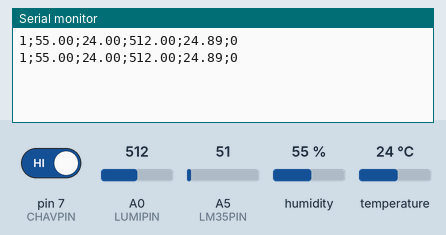
Simulated run of this sketch. Board: Arduino Uno, built with avr-gcc and run on an emulated ATmega328P. On the bench: the last lines printed to the serial monitor. The inputs (shaded band) are chosen by the test bench; at power-on: humidity 55 %, A5 (LM35PIN) = 51, A0 (LUMIPIN) = 512, pin 7 (CHAVPIN) HIGH, temperature 24 °C.

Above: at 1.8 s.
1.9 s: humidity set to 22 %
At 2.9 s:
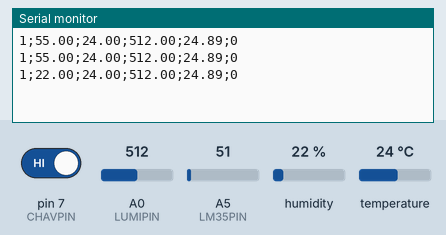
3.4 s: A5 (LM35PIN) set to 61
At 4.7 s:
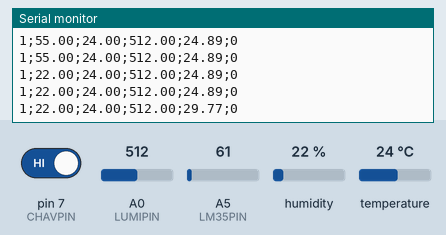
4.9 s: A0 (LUMIPIN) set to 716
At 6.3 s:
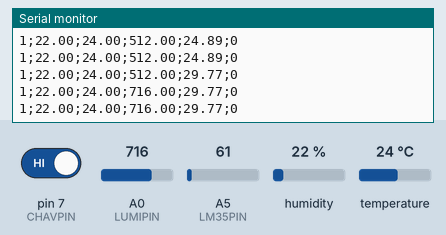
6.4 s: pin 7 (CHAVPIN) driven LOW
At 7.7 s:
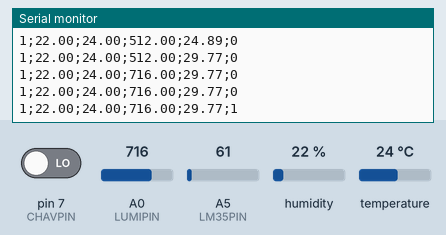
7.9 s: temperature set to 12 °C
At 8.9 s:
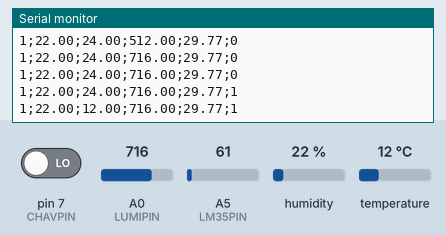
9.4 s: A5 (LM35PIN) set to 71
At 10.7 s:
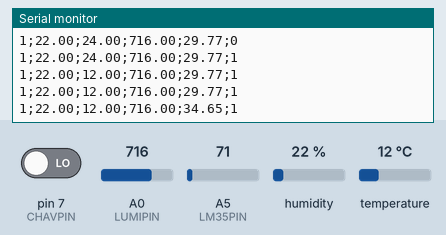
Timing chart, 0 to 11.9 s (numbered marks = the images above; inputs shaded):
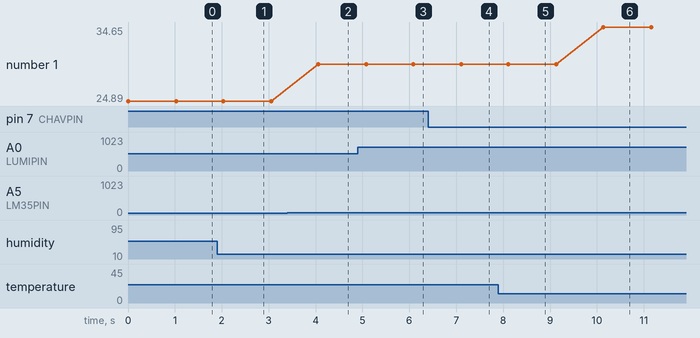

The sketch:

arduino.ino
```cpp
//importação da biblioteca para funcionar o DHT11
#include <DHT.h>
#include <DHT_U.h>
#include <Adafruit_Sensor.h>
#include <DHT.h>
#include <DHT_U.h>
#include "DHT.h"

// declaração de variáveis
#define DHTPIN A1 //declaração de endereço analógico
#define LM35PIN A5 //declaração de endereço analógico
#define LUMIPIN A0 //declaração de endereço analógico
#define CHAVPIN 7 //declaração de porta digital

//esse comando é importado da biblioteca DHT, aqui ele "inicia" o sensor, apenas o dht
DHT dht(DHTPIN, DHT11);

const int sensor = 1;

//Função responsável pela inicialização geral da placa
void setup(){
  pinMode(DHTPIN, INPUT); //pinMode é o comando que inicia a entrada e saida de dados do sensor , entrada = input , saída = output
  pinMode(CHAVPIN, INPUT);//entrada
  pinMode(LM35PIN, INPUT);//entrada
  pinMode(LUMIPIN, INPUT);//entrada
  Serial.begin(9600); // definindo o baud rate (taxa de transferência em bits por segundo)
  dht.begin(); // inicia o sensor DHT11
}

void loop(){
  Serial.print(sensor);
  Serial.print(";");

  float dht11_umidade = dht.readHumidity();
  float dht11_temperatura = dht.readTemperature();
  Serial.print(dht11_umidade); // Apresenta no monitor serial a umidade capturada pelo DHT11
  Serial.print(";"); // Separa os dados por um símbolo;
  Serial.print(dht11_temperatura); // Apresenta no monitor serial a temperatura capturada pelo DHT11
  Serial.print(";"); // Separa os dados por um símbolo;

  float luminosidade = analogRead(LUMIPIN); // declara a variável do tipo float e recebe o valor de leitura analógica do LUMPIN, ou seja, da porta analogica A0
  Serial.print(luminosidade); // Apresenta no monitor serial a temperatura capturada pelo LDR
  Serial.print(";"); // Separa os dados por um símbolo;

  // declarando uma variável do tipo float para receber os dados do LM35, ou seja, da porta analógica A5, e
  // posteriormente realiza uma fórmula (1ºC é igual a 10mV) para ter a exatidão da temperatura
  float lm35_temperatura = analogRead(LM35PIN);

  lm35_temperatura = lm35_temperatura * 0.00488;
  lm35_temperatura = lm35_temperatura * 100;

  Serial.print(lm35_temperatura); // apresenta no monitor serial a temperatura capturada pelo lm35
  Serial.print(";"); // Separa os dados por um símbolo;

  int chave = digitalRead(CHAVPIN); //A variável 'chave', do tipo INT, vai receber o valor da leitura da CHAVEPIN, esta que está conectada com a porta 7;
  // se a variável chave for igual a zero (ou seja, ter o valor 0) a resposta é (BLOQUEIO 1),SE NÃO, a resposta no monitor serial será (bloqueio 0)
  if (chave == 0){
   Serial.print("1");
  }
  else{
    Serial.print("0");
  }

  // é feito a quebra de linha da apresentação dos dados apresentados no monitor serial
  Serial.println("");
  delay(1000); // o comando é executado a cada 1000 milesegundos

}
```

Measured:
- after the input at 1.9 s, the serial monitor: prints a new line after 0.13 s (image 1)
- after the input at 3.4 s, the serial monitor: prints a new line after 0.66 s (image 2)
- after the input at 4.9 s, the serial monitor: prints a new line after 0.18 s (image 3)
- after the input at 6.4 s, the serial monitor: prints a new line after 0.71 s (image 4)
- after the input at 7.9 s, the serial monitor: prints a new line after 0.21 s (image 5)
- after the input at 9.4 s, the serial monitor: prints a new line after 0.74 s (image 6)
- plotted number 1: 24.89 → 29.77 after the input at 3.4 s, 29.77 → 34.65 after the input at 9.4 s
